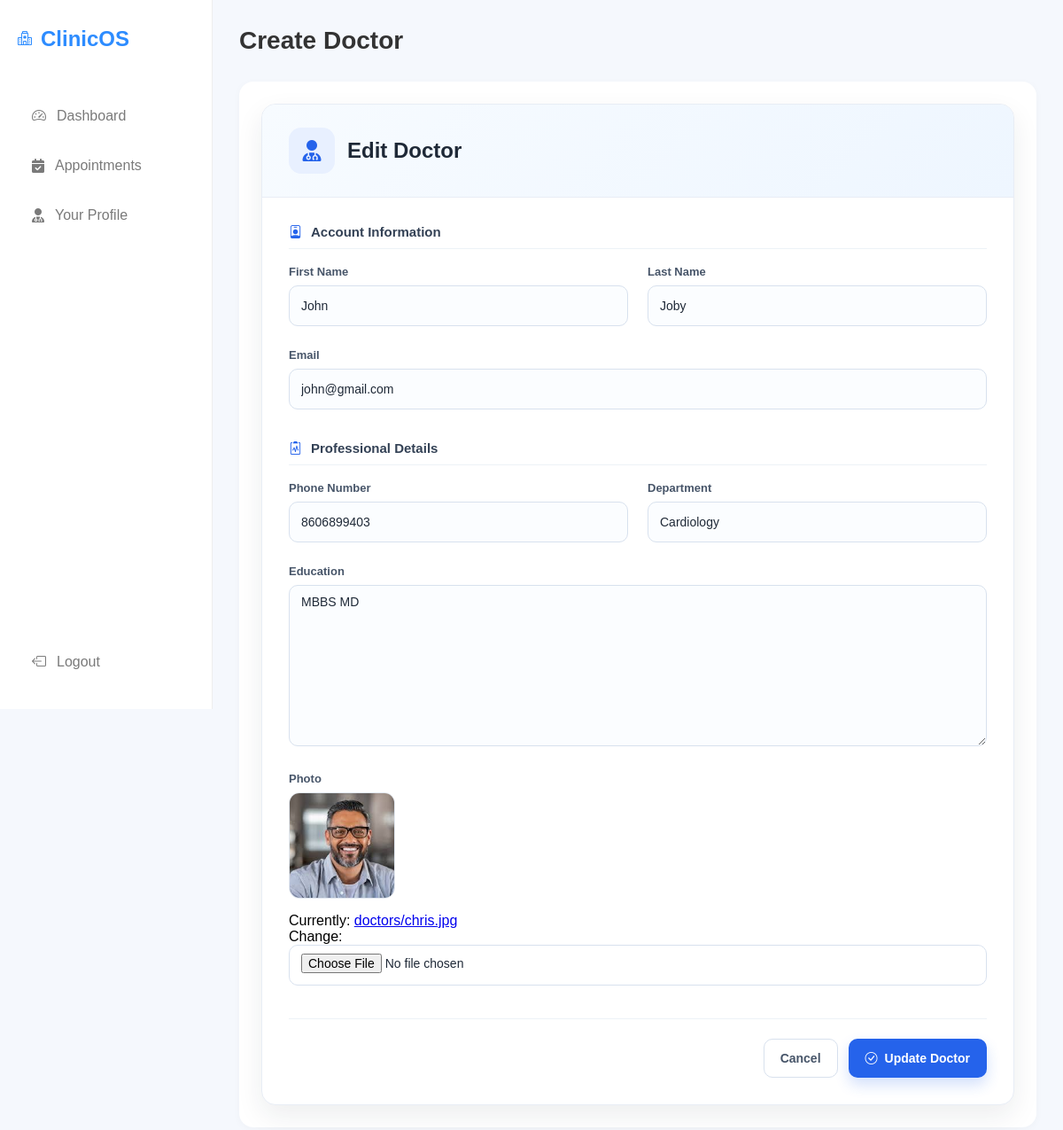
Page /doctor/profile/edit/2/ (signed in) on the earlier database version.
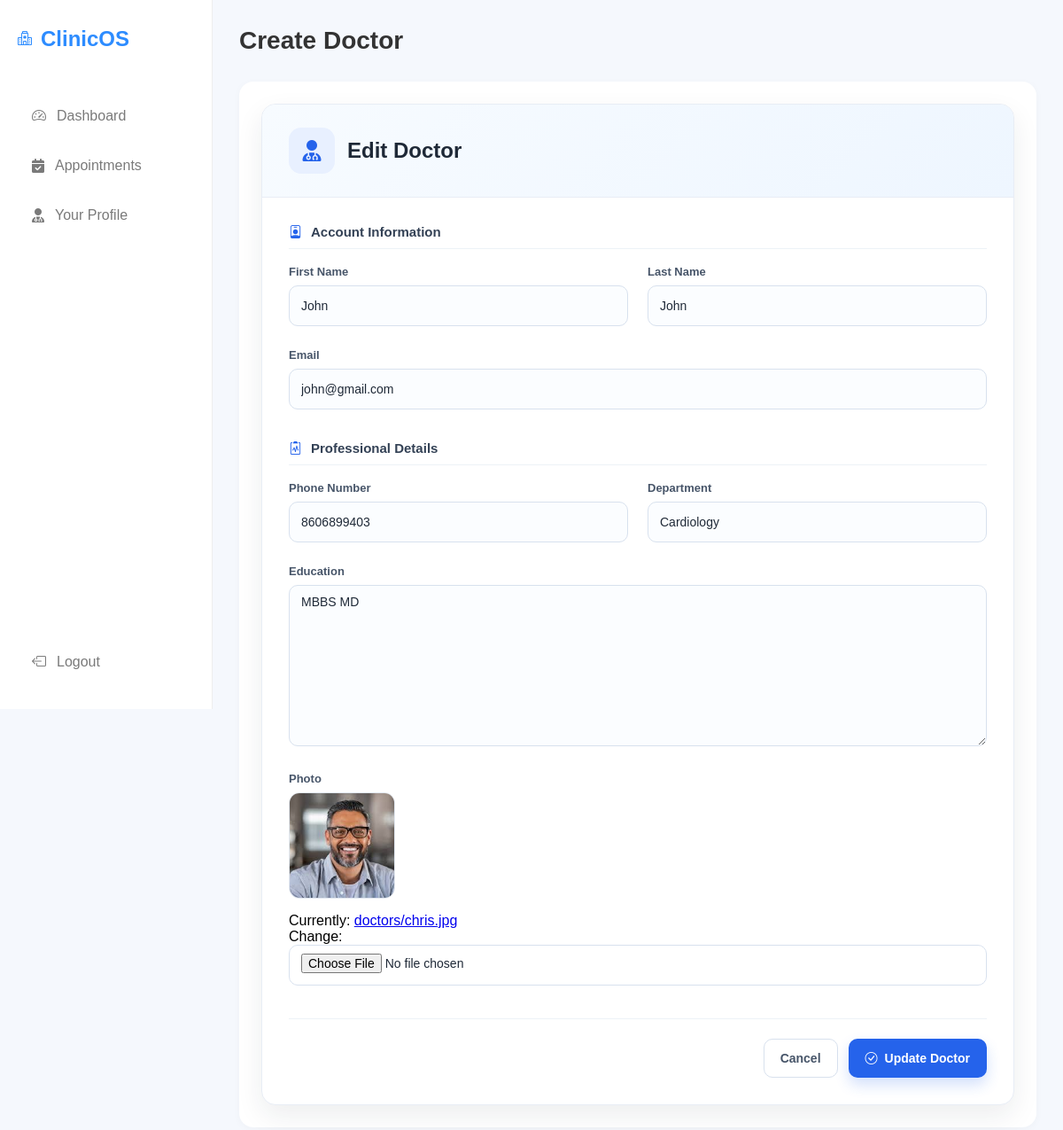
Same page on the later database version.
### managementsystem/models.py (models this page shows, shortened)
class CustomUser(AbstractUser):
    ROLE_CHOICES = (
        ('admin', 'Admin'),
        ('doctor', 'Doctor'),
        ('patient', 'Patient'),
    )
    role = models.CharField(max_length=20, choices=ROLE_CHOICES,default='patient')

### managementsystem/views/doctor_views.py (the view)
# urls.py: path('profile/edit/<int:pk>/',doctor_edit_profile,name='doctor_edit_profile'),
@login_required
def doctor_edit_profile(request, pk):
    doctor = get_object_or_404(Doctor, pk=pk)
    if doctor.user != request.user:
        return redirect('doctor_profile')
    if request.method == "POST":
        form = DoctorUpdateForm(
            request.POST,
            request.FILES,
            instance=doctor
        )
        if form.is_valid():
            form.save()
            return redirect('doctor_profile')
    else:
        form = DoctorUpdateForm(instance=doctor)
    return render(
        request,
        "doctor/edit_profile.html",
        {"form": form, "doctor": doctor}
    )

### managementsystem/forms.py (shortened to what this page needs)
class DoctorUpdateForm(forms.ModelForm):
    first_name = forms.CharField()
    last_name = forms.CharField()
    email = forms.EmailField()
    class Meta:
        model = Doctor
        fields = ["phone", "department", "education", "photo"]
    def __init__(self, *args, **kwargs):
        super().__init__(*args, **kwargs)
        if self.instance and self.instance.user:
            self.fields["first_name"].initial = self.instance.user.first_name
            self.fields["last_name"].initial = self.instance.user.last_name
            self.fields["email"].initial = self.instance.user.email

### managementsystem/templates/doctor/edit_profile.html (shortened to what this page needs)
{% extends 'doctor/base.html' %}
{% load widget_tweaks %}
{% block header %}Create Doctor{% endblock %}
{% block content %}
<div class="doctor-form-page">
    <div class="doctor-form-card">
        <div class="doctor-form-header">
            <div class="doctor-form-title">
                <span class="doctor-form-icon">
                    <i class="fa-solid fa-user-doctor"></i>
                </span>
                <div>
                    <h2>Edit Doctor</h2>
                </div>
            </div>
        </div>
        <div class="doctor-form-body">
    <form method="post" enctype="multipart/form-data" novalidate>
        <div class="form-section">
            <div class="section-heading">
                <i class="bi bi-person-badge"></i>
                Account Information
            </div>
            <div class="form-grid">
                <div class="form-field">
                    <label class="form-label">First Name</label>
                    {{ form.first_name|add_class:"doctor-input" }}
                </div>
                <div class="form-field">
                    <label class="form-label">Last Name</label>
                    {{ form.last_name|add_class:"doctor-input" }}
                </div>
                <div class="form-field full-width">
                    <label class="form-label">Email</label>
                    {{ form.email|add_class:"doctor-input" }}
                </div>
            </div>
        </div>
        <div class="form-section">
            <div class="section-heading">
                <i class="bi bi-clipboard2-pulse"></i>
                Professional Details
            </div>
            <div class="form-grid">
                <div class="form-field">
                    <label class="form-label">Phone Number</label>
                    {{ form.phone|add_class:"doctor-input" }}
                </div>
                <div class="form-field">
                    <label class="form-label">Department</label>
                    {{ form.department|add_class:"doctor-input" }}
                </div>
                <div class="form-field full-width">
                    <label class="form-label">Education</label>
                    {{ form.education|add_class:"doctor-input" }}
                </div>
                <div class="form-field full-width">
                    <label class="form-label">Photo</label>
                    {% if doctor.photo %}
                    <div style="margin-bottom:12px;">
                        <img src="{{ doctor.photo.url }}"
                             style="width:120px;height:120px;object-fit:cover;border-radius:12px;border:1px solid #e2e8f0;">
                    </div>
                    {% endif %}
                    {{ form.photo|add_class:"doctor-input" }}
                </div>
            </div>
        </div>
        <div class="doctor-actions">
            <a href="{%url 'doctor_profile'%}"
               class="doctor-btn doctor-btn-secondary">
                Cancel
            </a>
            <button type="submit"
                    class="doctor-btn doctor-btn-primary">
                <i class="bi bi-check-circle"></i>
                Update Doctor
            </button>
        </div>
    </form>
</div>
    </div>
</div>
{% endblock %}

Differences in the rows shown:
changed CustomUser "John": last_name "Joby" → "John"
